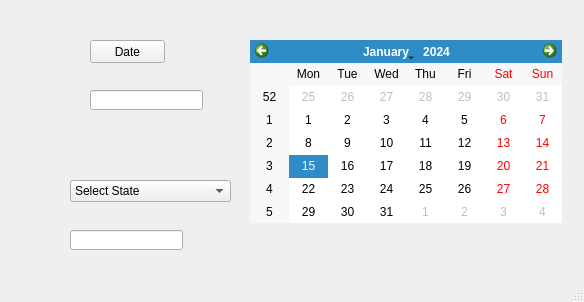
<?xml version="1.0" encoding="UTF-8"?>
<ui version="4.0">
 <class>MainWindow</class>
 <widget class="QMainWindow" name="MainWindow">
  <property name="geometry">
   <rect>
    <x>0</x>
    <y>0</y>
    <width>584</width>
    <height>302</height>
   </rect>
  </property>
  <property name="windowTitle">
   <string>MainWindow</string>
  </property>
  <widget class="QWidget" name="centralwidget">
   <widget class="QPushButton" name="pushButton">
    <property name="geometry">
     <rect>
      <x>90</x>
      <y>40</y>
      <width>75</width>
      <height>23</height>
     </rect>
    </property>
    <property name="text">
     <string>Date</string>
    </property>
   </widget>
   <widget class="QCalendarWidget" name="calendarWidget">
    <property name="geometry">
     <rect>
      <x>250</x>
      <y>40</y>
      <width>312</width>
      <height>183</height>
     </rect>
    </property>
   </widget>
   <widget class="QLineEdit" name="lineEdit">
    <property name="geometry">
     <rect>
      <x>90</x>
      <y>90</y>
      <width>113</width>
      <height>20</height>
     </rect>
    </property>
    <property name="font">
     <font>
      <pointsize>16</pointsize>
     </font>
    </property>
    <property name="styleSheet">
     <string notr="true">color: rgb(255, 0, 0);</string>
    </property>
   </widget>
   <widget class="QLabel" name="label">
    <property name="geometry">
     <rect>
      <x>60</x>
      <y>130</y>
      <width>171</width>
      <height>31</height>
     </rect>
    </property>
    <property name="font">
     <font>
      <pointsize>16</pointsize>
      <weight>75</weight>
      <bold>true</bold>
     </font>
    </property>
    <property name="styleSheet">
     <string notr="true">color: rgb(85, 85, 255);</string>
    </property>
    <property name="text">
     <string/>
    </property>
   </widget>
   <widget class="QComboBox" name="comboBox">
    <property name="geometry">
     <rect>
      <x>70</x>
      <y>180</y>
      <width>161</width>
      <height>22</height>
     </rect>
    </property>
    <item>
     <property name="text">
      <string>Select State</string>
     </property>
    </item>
    <item>
     <property name="text">
      <string>Andhra Pradesh</string>
     </property>
    </item>
    <item>
     <property name="text">
      <string>Telangana</string>
     </property>
    </item>
    <item>
     <property name="text">
      <string>Karnataka</string>
     </property>
    </item>
    <item>
     <property name="text">
      <string>Tamilnadu</string>
     </property>
    </item>
    <item>
     <property name="text">
      <string>Kerala</string>
     </property>
    </item>
   </widget>
   <widget class="QLineEdit" name="lineEdit_2">
    <property name="geometry">
     <rect>
      <x>70</x>
      <y>230</y>
      <width>113</width>
      <height>20</height>
     </rect>
    </property>
   </widget>
  </widget>
  <widget class="QStatusBar" name="statusbar"/>
 </widget>
 <resources/>
 <connections/>
</ui>
